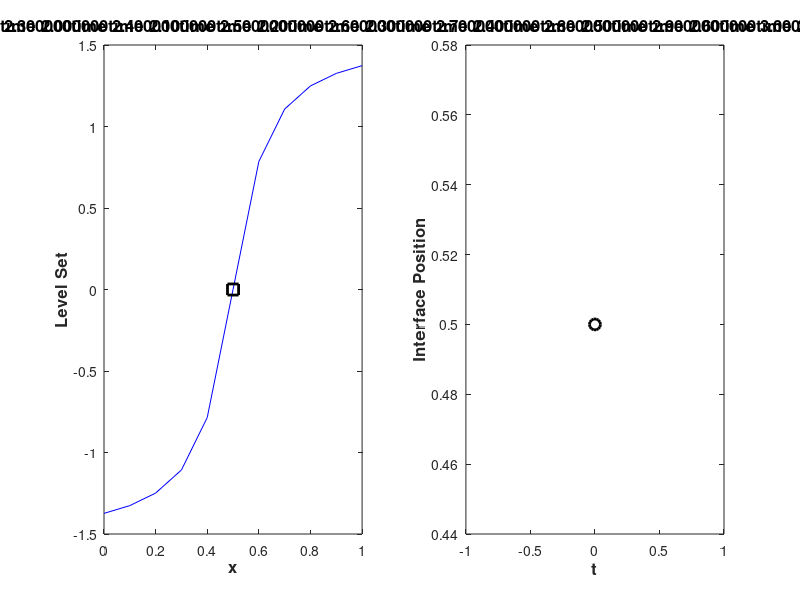

Write the MATLAB code that produced this figure. (Note: this script raises an error after producing the figure.)
% Driver file to simulate a moving interface, with position x(t) and 
% velocity u(x(t),t), in the domain [a,b] using the level set method
% (so that psi(x(t),t) = 0).

% user-supplied parameters
a = 0;                                  % left boundary of domain
b = 1;                                  % right boundary of domain
M = 11;                                % # of grid points
T = 5;                                 % final time
N = 50;                                % # of time steps to take
delay = 0.01;                           % animation delay (0: no animation)
u = @(x,t)(cos(2*pi*t)*ones(size(x)));  % domain velocity u(x,t)
phi0 = @(x)(atan((x-0.5*(a+b))*10));     % initial level set psi(x,0)

% set up domain and solution variables
x = linspace(a,b,M);
dt = T/N;
X = zeros(N+1,1);
t = 0:dt:T;

% create initial level set and save interface position
phi = phi0(x);
% phi = reinitializeFMM1D(x,phi,delay); %optional
% phi = reinitializePDE1D(x,phi,delay); %optional
X(1) = fzero(@(y)(interp1(x,phi,y,'pchip')),0.5*(a+b));

if (delay > 0)
    figure(1)
    subplot(1,2,1)
    plot(x,phi,'-b',X(1),0,'ks','linewidth',2,'markersize',8)
    title(sprintf('time %f', t),'fontsize',12,'fontweight','bold');
    xlabel('x','fontsize',12,'fontweight','bold');
    ylabel('Level Set','fontsize',12,'fontweight','bold');
    subplot(1,2,2)
    plot(t(1:1),X(1:1),'-ok','linewidth',2,'markersize',8)
    title(sprintf('time %f', t),'fontsize',12,'fontweight','bold');
    xlabel('t','fontsize',12,'fontweight','bold');
    ylabel('Interface Position','fontsize',12,'fontweight','bold');
    pause;
end

% main solution loop
for j=1:N
    
    % compute velocity at t_n + 0.5*dt
    u_nph = u(x,t(j)+0.5*dt);
    
    % advect level set
    phi = advect1D(x,phi,u_nph,dt);
    
    % reinitialize level set (optional)
    % phi = reinitializeFMM1D(x,phi);
    % phi = reinitializePDE1D(x,phi);
    
    % save interface position
    X(j+1) = fzero(@(y)(interp1(x,phi,y)),X(j),'pchip');
   
    if (delay > 0)
        figure(1)
        subplot(1,2,1)
        plot(x,phi,'-b',X(j+1),0,'ks','linewidth',2,'markersize',8)
        title(sprintf('time %f', t),'fontsize',12,'fontweight','bold');
        xlabel('x','fontsize',12,'fontweight','bold');
        ylabel('Level Set','fontsize',12,'fontweight','bold');
        subplot(1,2,2)
        plot(t(1:j+1),X(1:j+1),'-ok','linewidth',2,'markersize',8)
        title(sprintf('time %f', t),'fontsize',12,'fontweight','bold');
        xlabel('t','fontsize',12,'fontweight','bold');
        ylabel('Interface Position','fontsize',12,'fontweight','bold');
        pause(delay);
    end
    
end